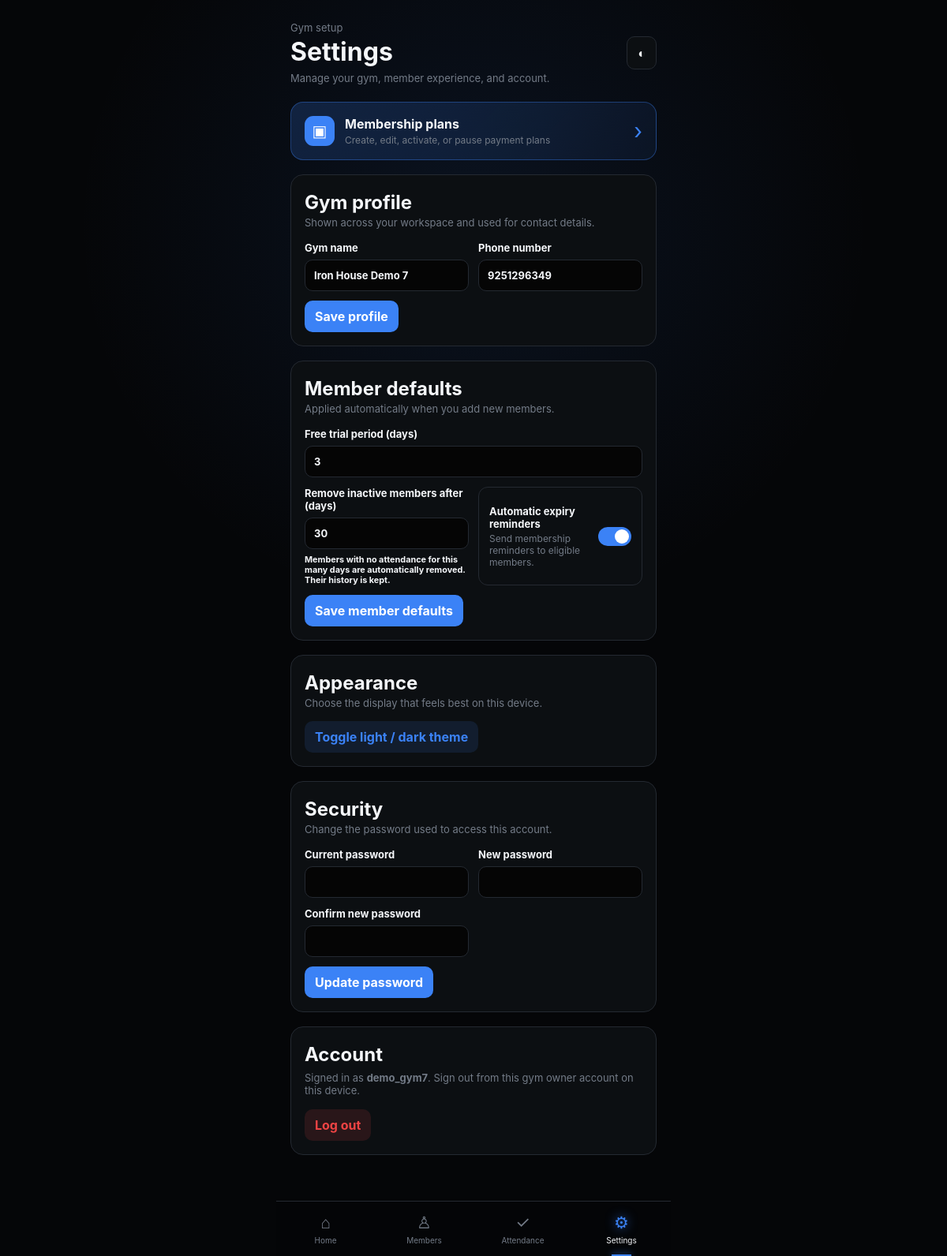
Page /settings (signed in) on the committed database.
### models.py (models this page shows)
class GymOwner(UserMixin, db.Model):
    __tablename__ = "gym_owner"
    id = db.Column(db.Integer, primary_key=True)
    username = db.Column(db.String(50), unique=True, nullable=False)
    password_hash = db.Column(db.String(255), nullable=False)
    name = db.Column(db.String(100), nullable=False)
    phone = db.Column(db.String(15), nullable=False)
    join_date = db.Column(db.Date, default=date.today)
    payment_due_date = db.Column(db.Date)
    owner_plan = db.Column(db.String(50))
    member_limit_warning_plan = db.Column(db.String(50))
    trial_days = db.Column(db.Integer, nullable=False, default=0)
    inactive_member_removal_days = db.Column(db.Integer, nullable=False, default=30)
    send_reminder = db.Column(db.Boolean, nullable=False, default=False)
    owner_payments = db.relationship(
        "OwnerPayment",
        backref="owner",
        lazy=True,
        cascade="all, delete-orphan"
    )
    members = db.relationship(
        "Member",
        backref="owner",
        lazy=True,
        cascade="all, delete-orphan"
    )
    plans = db.relationship(
        "MembershipPlan",
        backref="owner",
        lazy=True,
        cascade="all, delete-orphan"
    )

### routes/settings.py (the view)
@settings_bp.route("/settings")
@login_required
def settings():
    return render_template("settings.html", active_page="settings")

### security.py (called while the page is built)
def csrf_token():
    token = session.get(CSRF_SESSION_KEY)
    if token is None:
        token = token_urlsafe(32)
        session[CSRF_SESSION_KEY] = token
    return token

### templates/settings.html (shortened to what this page needs)
{% extends "components/base.html" %}
{% block head %}<link rel="stylesheet" href="{{ url_for('static', filename='css/settings.css') }}">{% endblock %}
{% block body %}
<header class="settings-header"><div><p class="eyebrow">Gym setup</p><h1>Settings</h1><p class="page-copy">Manage your gym, member experience, and account.</p></div><button id="themeBtn" class="theme-button" type="button" aria-label="Toggle theme">◐</button></header>
<a class="settings-link-card" href="{{ url_for('settings.membership_plans') }}"><span class="settings-link-icon">▣</span><span class="settings-link-copy"><strong>Membership plans</strong><small>Create, edit, activate, or pause payment plans</small></span><span class="chevron">›</span></a>
<section class="settings-card"><div class="section-heading"><div><h2>Gym profile</h2><p>Shown across your workspace and used for contact details.</p></div></div><form class="settings-form" method="post" action="{{ url_for('settings.update_profile') }}"><label>Gym name<input name="name" maxlength="100" value="{{ current_user.name }}" required></label><label>Phone number<input name="phone" inputmode="tel" maxlength="15" value="{{ current_user.phone }}" required></label><button type="submit">Save profile</button></form></section>
<section class="settings-card"><div class="section-heading"><div><h2>Member defaults</h2><p>Applied automatically when you add new members.</p></div></div><form class="settings-form" method="post" action="{{ url_for('settings.update_member_defaults') }}"><label>Free trial period (days)<input name="trial_days" type="number" min="0" max="365" value="{{ current_user.trial_days }}" required></label><label>Remove inactive members after (days)<input name="inactive_member_removal_days" type="number" min="1" max="3650" value="{{ current_user.inactive_member_removal_days }}" required><small>Members with no attendance for this many days are automatically removed. Their history is kept.</small></label><label class="toggle-row"><span><strong>Automatic expiry reminders</strong><small>Send membership reminders to eligible members.</small></span><input name="send_reminder" type="checkbox" {% if current_user.send_reminder %}checked{% endif %}><i></i></label><button type="submit">Save member defaults</button></form></section>
<section class="settings-card"><div class="section-heading"><div><h2>Appearance</h2><p>Choose the display that feels best on this device.</p></div></div><button id="appearanceBtn" class="secondary-button" type="button">Toggle light / dark theme</button></section>
<section class="settings-card"><div class="section-heading"><div><h2>Security</h2><p>Change the password used to access this account.</p></div></div><form class="settings-form" method="post" action="{{ url_for('settings.update_password') }}"><label>Current password<input name="current_password" type="password" autocomplete="current-password" required></label><label>New password<input name="new_password" type="password" autocomplete="new-password" minlength="8" required></label><label>Confirm new password<input name="confirm_password" type="password" autocomplete="new-password" minlength="8" required></label><button type="submit">Update password</button></form></section>
<section class="settings-card account-card"><h2>Account</h2><p>Signed in as <strong>{{ current_user.username }}</strong>. Sign out from this gym owner account on this device.</p><form class="logout-form" method="post" action="{{ url_for('auth.logout') }}"><input type="hidden" name="_csrf_token" value="{{ csrf_token() }}"><button class="logout-button" type="submit">Log out</button></form></section>
{% endblock %}

### static/css/base.css (style rules this page uses)
* { margin: 0; padding: 0; box-sizing: border-box; -webkit-tap-highlight-color: transparent; }
:root { --bg: #050608; --white: #f5f7fa; --muted: #737b87; --blue: #3b82f6; --green: #22c55e; --border: #20242b; --card: #0c0f12; --card2: #050505; --card3: #000000; --activity: #11151a; --navbg: rgba(5, 6, 8, 0.94); --iconbg: #15191e; --line: #1c2127; --cardborder: #242931; }
html { background: var(--bg); }
body { background: radial-gradient(circle at 50% 18%, rgba(59, 130, 246, 0.1), transparent 35%), var(--bg); color: var(--white); transition: background 0.35s, color 0.35s; font-family: -apple-system, BlinkMacSystemFont, "Segoe UI", Roboto, Arial, sans-serif; min-height: 100vh; overflow-x: hidden; }

### static/css/settings.css (style rules this page uses)
.settings-header,.section-heading,.plan-row { display:flex;align-items:center;justify-content:space-between;gap:14px }
.settings-header { margin:2px 0 22px }
.settings-header h1,.section-heading h2,.account-card h2 { margin:3px 0 }
.eyebrow,.section-heading p,.account-card p,.page-copy { margin:0;color:var(--muted);font-size:13px }
.page-copy { margin-top:6px }
.theme-button,.settings-form button,.plan-form button,.status-button,.logout-button,.secondary-button { border:0;border-radius:10px;padding:10px 13px;font:inherit;font-weight:700;cursor:pointer;text-decoration:none }
.theme-button { background:var(--card);color:var(--white);border:1px solid var(--cardborder) }
.settings-card { padding:17px;margin-bottom:18px;background:var(--card);border:1px solid var(--cardborder);border-radius:16px }
.settings-link-card { display:flex;align-items:center;gap:13px;padding:17px;margin-bottom:18px;border-radius:16px;background:linear-gradient(135deg,rgba(59,130,246,.2),rgba(59,130,246,.07));border:1px solid rgba(59,130,246,.38);color:var(--white);text-decoration:none }
.settings-link-icon { display:grid;place-items:center;width:38px;height:38px;border-radius:11px;background:var(--blue);color:#fff;font-size:20px }
.settings-link-copy { display:grid;gap:3px;flex:1 }
.settings-link-copy small { color:var(--muted);font-size:12px }
.chevron { color:var(--blue);font-size:28px;line-height:1 }
.settings-form { display:grid;grid-template-columns:1fr 1fr;gap:12px;margin-top:16px }
.settings-form label { display:grid;gap:7px;font-size:13px;font-weight:700 }
.settings-form input,.plan-form input { min-width:0;width:100%;border:1px solid var(--cardborder);border-radius:10px;background:var(--card2);color:var(--white);padding:11px;font:inherit }
.settings-form button { justify-self:start;background:var(--blue);color:#fff }
.settings-form label:nth-last-child(2):nth-child(1),.settings-form button:last-child { grid-column:1/-1 }
.settings-form:has(.toggle-row) label:first-child { grid-column:1/-1 }
.toggle-row { position:relative;display:flex!important;align-items:center;justify-content:space-between;gap:14px;padding:13px;border:1px solid var(--cardborder);border-radius:12px }
.toggle-row span { display:grid;gap:3px }
.toggle-row small { font-size:12px;color:var(--muted);font-weight:400 }
.toggle-row i { width:42px;height:24px;flex:none;border-radius:20px;background:var(--line);transition:.2s }
.toggle-row i:after { content:"";display:block;width:18px;height:18px;margin:3px;border-radius:50%;background:#fff;transition:.2s }
.toggle-row input:checked+i { background:var(--blue) }
.toggle-row input:checked+i:after { transform:translateX(18px) }
.secondary-button { margin-top:15px;background:rgba(59,130,246,.12);color:var(--blue) }
.account-card p { margin:7px 0 16px }
.logout-button { display:inline-block;background:rgba(239,68,68,.13);color:#ef4444 }

### rows in the picture
GymOwner: name "Iron House Demo 7", phone "9251296349", trial_days "3", inactive_member_removal_days "30", username "demo_gym7"
